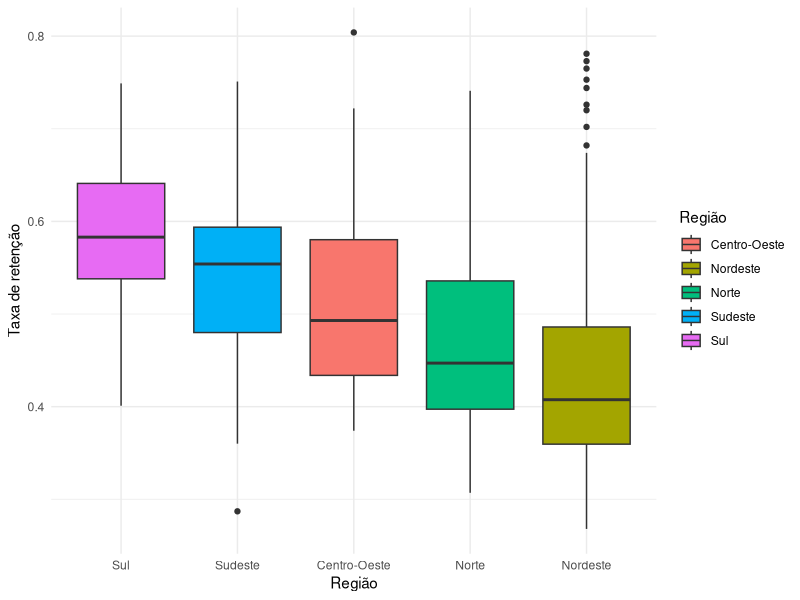
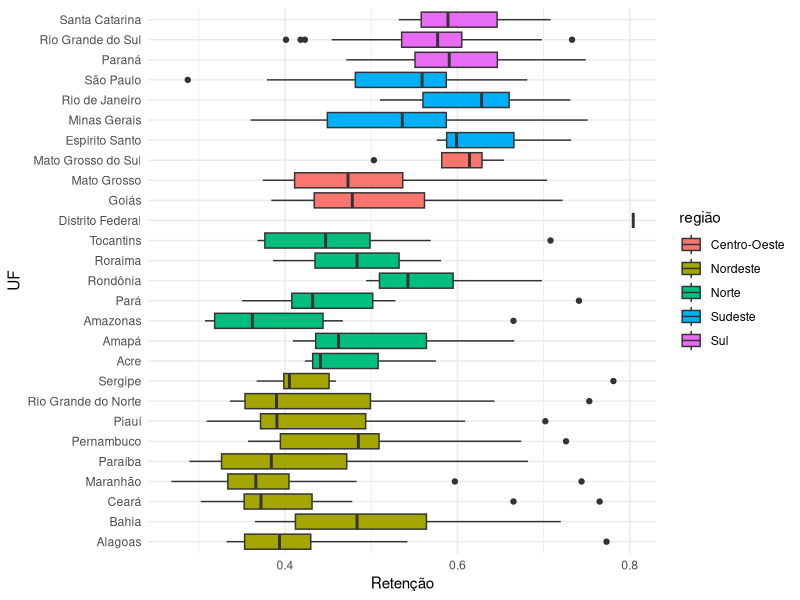

Source code (R) for these figures, in order:

## Script para elaboração de figuras do artigo "Como mensurar a retenção de profissionais médicos pelas regiões de saúde no Brasil"

# carregando pacotes
library(tidyverse)
library(readxl)

# Importando dados (já manipulados no excel)

Medico_dfs_geral <- read_excel("0_dados/Medico_dfs_geral.xlsx")

# Calculadno medidas resumo da variável "retencao_geral"

summary(Medico_dfs_geral[,7])

desv_p <- lapply(Medico_dfs_geral[,7], sd)
desv_p

# Construindo boxplot por região

Medico_dfs_geral |> 
  rename(Região = regiao) |> 
  ggplot(aes(x=fct_reorder(Região, retencao_geral, 
                           .desc = TRUE), y=retencao_geral, 
             fill=Região) , las=5) +
    geom_boxplot() + theme_minimal() + xlab("Região") + 
    ylab("Taxa de retenção")

# Calculando medidas resumo da variável "retencao_geral" por Região

tapply(Medico_dfs_geral$retencao_geral, Medico_dfs_geral$regiao, summary)

# Construindo boxplot por UF

Medico_dfs_geral <- Medico_dfs_geral |> 
                      mutate(regiao_order = 
                               case_when(regiao == "Sul" ~ 1,
                                         regiao == "Sudeste" ~ 2,
                                         regiao == "Centro-Oeste" ~ 3,
                                         regiao == "Norte" ~ 4,
                                         regiao == "Nordeste" ~ 5))

Medico_dfs_geral |> 
  rename(região = regiao) |> 
  ggplot(aes(x = fct_reorder(UF, regiao_order, .desc = TRUE), 
             y = retencao_geral, fill=região)) +
  geom_boxplot() + coord_flip() + theme_minimal() + 
  xlab("UF") + ylab("Retenção") 

# Calculadno medidas resumo da variável "retencao_geral" por UF
tapply(Medico_dfs_geral$retencao_geral, Medico_dfs_geral$UF, summary)


# Criando mapa de regiões de saúde considerando os percentis de retenção. 

teste <- Medico_dfs_geral |> 
  mutate(percentil = case_when(retencao_geral <= quantile(retencao_geral, probs = 0.10) ~ 1,
                               retencao_geral > quantile(retencao_geral, probs = 0.10) &
                               retencao_geral <= quantile(retencao_geral, probs = 0.20) ~ 2,
                               retencao_geral > quantile(retencao_geral, probs = 0.20) &
                               retencao_geral <= quantile(retencao_geral, probs = 0.30) ~ 3,
                               retencao_geral > quantile(retencao_geral, probs = 0.30) &
                               retencao_geral <= quantile(retencao_geral, probs = 0.40) ~ 4,
                               retencao_geral > quantile(retencao_geral, probs = 0.40) &
                               retencao_geral <= quantile(retencao_geral, probs = 0.50) ~ 5,
                               retencao_geral > quantile(retencao_geral, probs = 0.50) &
                               retencao_geral <= quantile(retencao_geral, probs = 0.60) ~ 6,
                               retencao_geral > quantile(retencao_geral, probs = 0.60) &
                               retencao_geral <= quantile(retencao_geral, probs = 0.70) ~ 7,
                               retencao_geral > quantile(retencao_geral, probs = 0.70) &
                                 retencao_geral <= quantile(retencao_geral, probs = 0.80) ~ 8,
                               retencao_geral > quantile(retencao_geral, probs = 0.80) &
                                 retencao_geral <= quantile(retencao_geral, probs = 0.90) ~ 9,
                               retencao_geral > quantile(retencao_geral, probs = 0.90) ~ 10))
  



